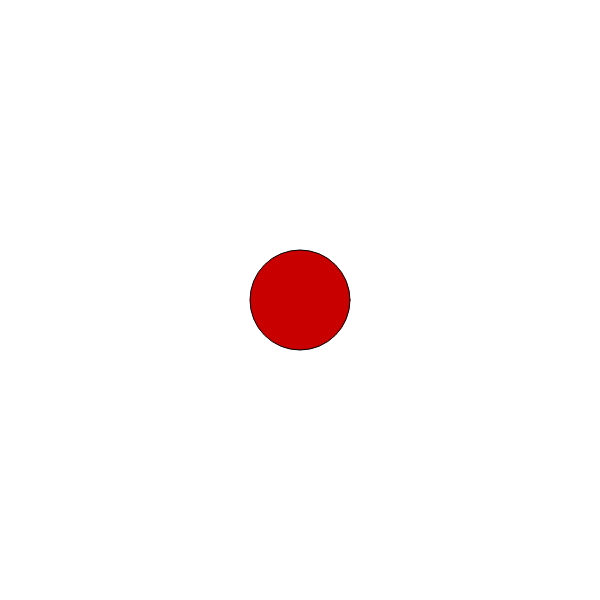
Frame 1 (no input)
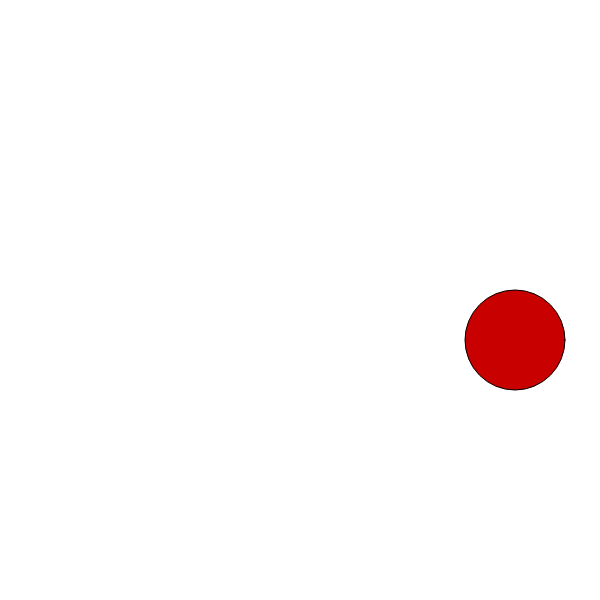
Frame 60 (no input)
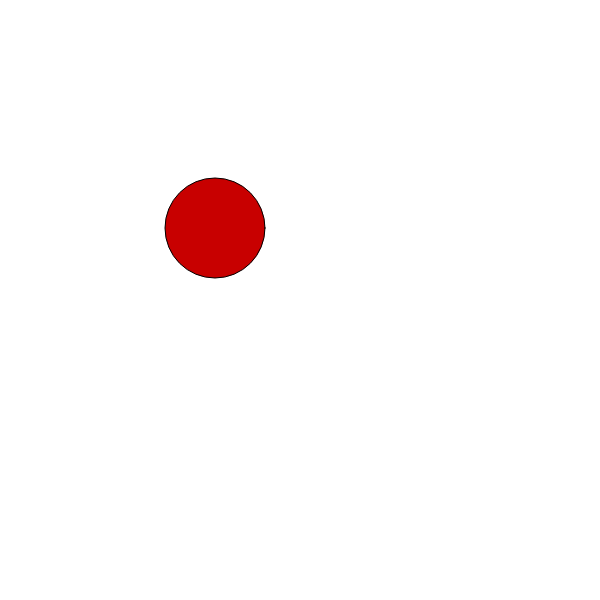
Frame 120 (the mouse pressed at the canvas centre since frame 60)

The p5.js sketch that drew these frames (run headless with seeded random() and noise() and a simulated clock; from frame 60 on, the mouse is pressed at the canvas centre):

// p5.js sketch
// ── sketch.js
var x = 300;                //Set the x variable to start at 300
var y = 300;                //Set the y variable to start at 300
var xSpeed = 5;             //Set the x speed to 5
var ySpeed = 8;                 //Set the y speed to 8  
var d = 100;                //Set the diameter to 100

function setup() {
	createCanvas(600, 600);   //Create the canvas
	fill(200, 0, 0);          //Set the fill to red
}

function draw() {           //The draw loop will run as long as the page is open in your browser
	background(255);          //Start by clearing the screen (this hides any previously drawn shapes)
	
  ellipse(x, y, d, d);      //Draw a circle in the current location x, y
	x = x + xSpeed;           //Increase x by xSpeed
	y = y + ySpeed;           //Increase y by ySpeed

  if(x > width - d / 2) {   //If x is greater than the width of the box
    xSpeed = xSpeed * -1;   //Multiply x by -1
  }
  if(x < d / 2) {           //If x is less than the radius of the circle
    xSpeed = xSpeed * -1;   //Multiply x by -1
  }
  if(y > height - d / 2) {  //If y is greater than the height of the box
    ySpeed = ySpeed * -1;   //Multiply y by -1
  }
  if(y < d / 2) {           //If y is less than the radius of the circle
    ySpeed = ySpeed * -1;   //Multiply y by -1
  }
}
